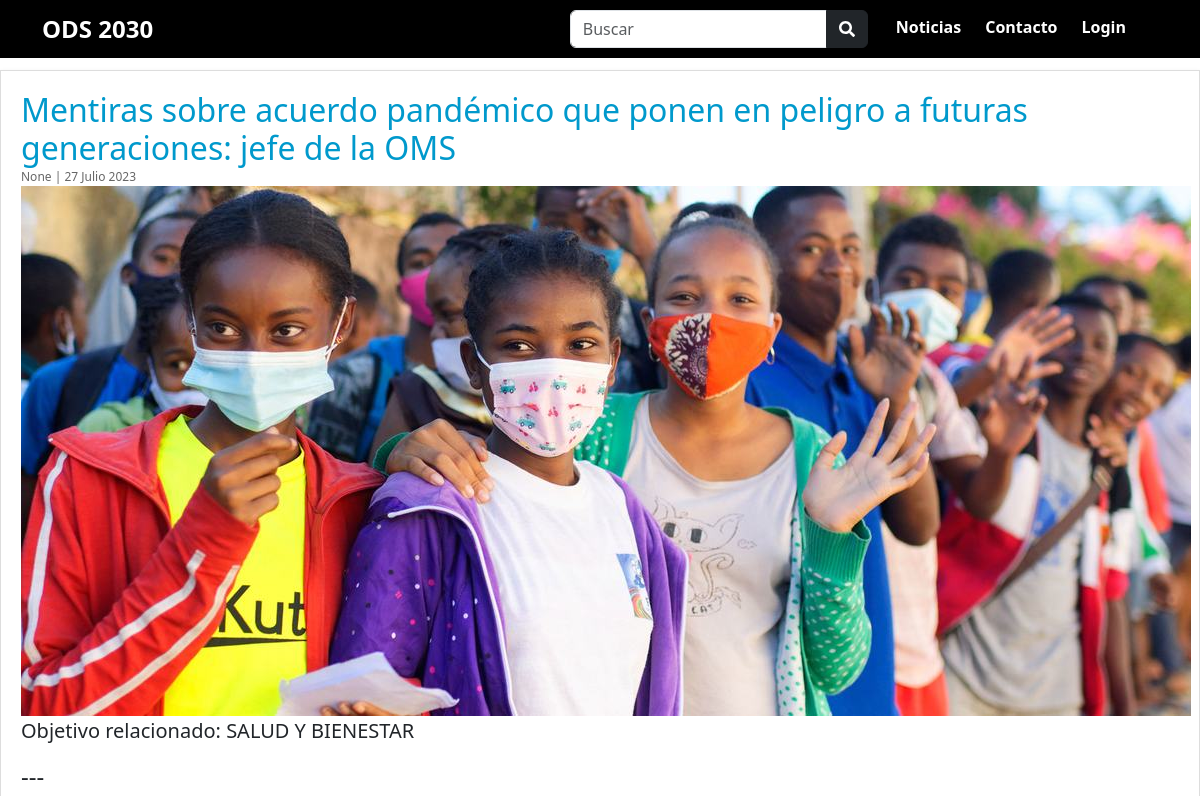
The page /noticias/mostrarNoticia/9/ (upper part) on the database as committed earlier.
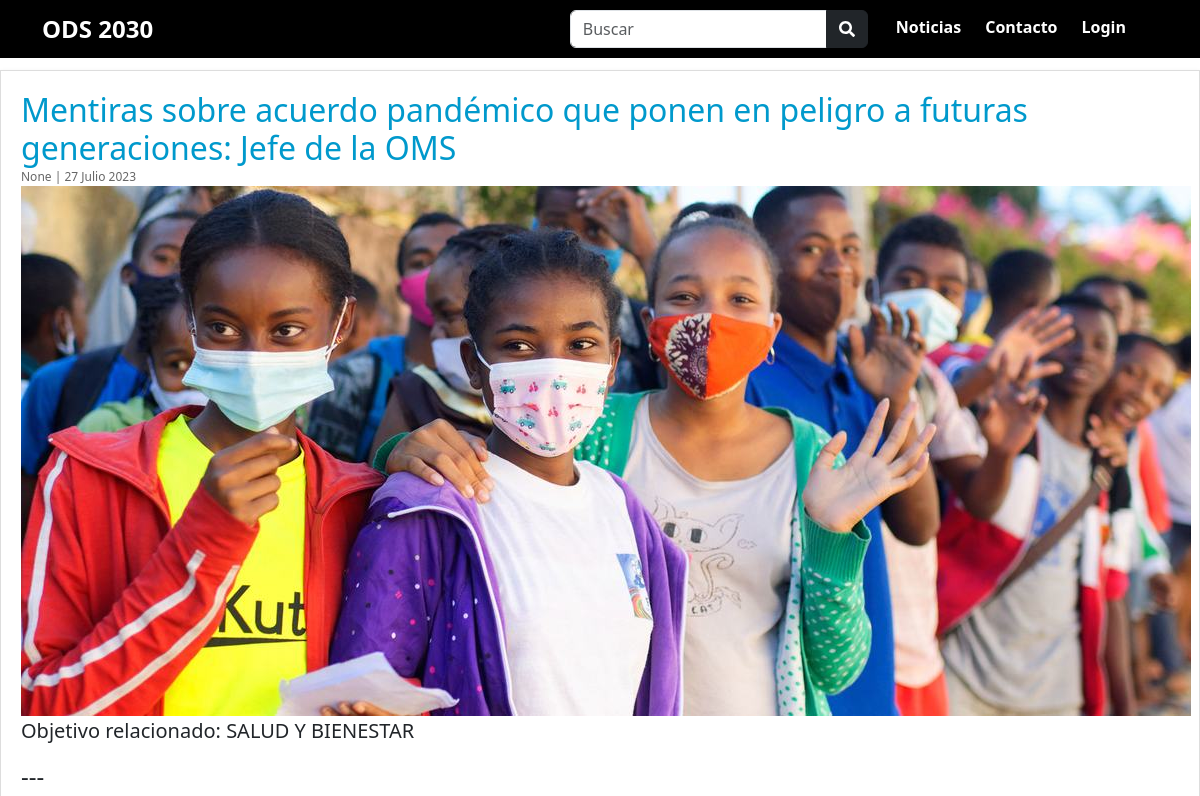
The same page on the database as committed later.
### apps/noticias/models.py (models this page shows, shortened)
class Noticia(models.Model):
    titulo = models.CharField(max_length=120)
    creado = models.DateField(auto_now_add=True)
    cuerpo = models.TextField()
    autor = models.ForeignKey(Usuario, on_delete=models.CASCADE, null=True, blank=True)
    imagen = models.ImageField(upload_to='noticias', null=True)
    objetivo=models.ForeignKey(Objetivo,on_delete=models.CASCADE,null=True)
    estado = models.CharField(max_length=20,  default='habilitado', blank=True, null=True, db_comment='habilitado, deshabilitado')

class Objetivo(models.Model):
    nombre = models.CharField(max_length=60)
    descripcion= models.CharField(max_length=250,null=True,blank=True)
    imagen= models.ImageField(upload_to='noticias',null=True)
    estado = models.CharField(max_length=20,  default='habilitado', blank=True, null=True, db_comment='habilitado, deshabilitado')
    def __str__(self):
        return self.nombre

### apps/noticias/views.py (the view)
# urls.py: path('mostrarNoticia/<int:pk>/', views.mostrarNoticia, name='mostrarNoticia'),
def mostrarNoticia(request, pk): #Viene como parametro el pk que ingreso en la url
    noticia = get_object_or_404(Noticia, pk=pk)   # Muestra solo una noticia por su pk
    comentarios = noticia.mis_comentarios.all()  # Obtiene todos los comentarios asociados a esta noticia
    context = {'noticia': noticia, 'comentarios': comentarios}
    return render(request, 'noticias/mostrarNoticia.html', context)

### templates/noticias/mostrarNoticia.html (shortened to what this page needs)
{%extends 'base.html'%}
{%load static %}
{%block contenido%}
<head>
    <link rel="stylesheet" href="{% static 'css/noticias/detalle.css' %}">
    <link rel="stylesheet" href="https://cdnjs.cloudflare.com/ajax/libs/font-awesome/5.15.3/css/all.min.css">
</head>
<section id="destacado">
    <div class="container2">
        <div class="noticia noticia-destacada">
            <h2>{{noticia.titulo}}</h2>
            <div class="fecha">
                {{noticia.autor}} | {{noticia.creado}}
            </div>
            <div class="contenido">
                <div class="imagen-macro">
                    <img src="{{noticia.imagen.url}}" alt="Imagen Macro">
                    <div class="datos-autor">
                        <p>Objetivo relacionado: {{noticia.objetivo}} </p>
                    </div>
                </div>
                <div class="columna-texto">
                    <div class="columna-izquierda">
                        <h4>---</h4>
                    </div>
                </div>
            </div>
        </div>
    </div>
</section>
{%endblock contenido%}

Rows that differ between the two databases and show on the page:
changed Noticia "None": titulo "Mentiras sobre acuerdo pandémico que ponen en peligro a futuras generaciones: jefe de la OMS" → "Mentiras sobre acuerdo pandémico que ponen en peligro a futuras generaciones: Jefe de la OMS"
